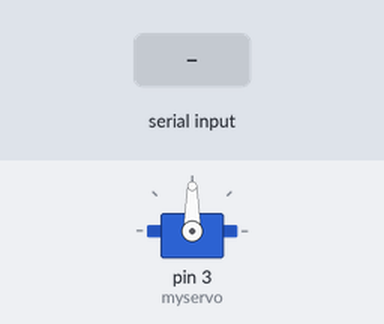
The sketch below on a simulated Arduino Uno, built with avr-gcc and run on an emulated ATmega328P. Parts: servo. The test bench sets the inputs (shaded band).

Above: at 1.2 s.
1.3 s: "S,45\n" received over Serial
At 2.7 s:
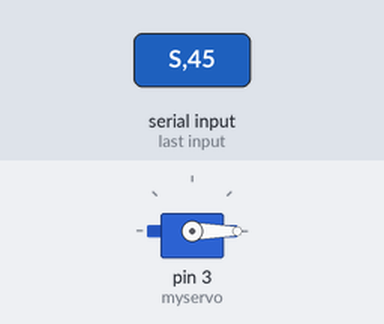
3.8 s: "S90\n" received over Serial
At 5.7 s:
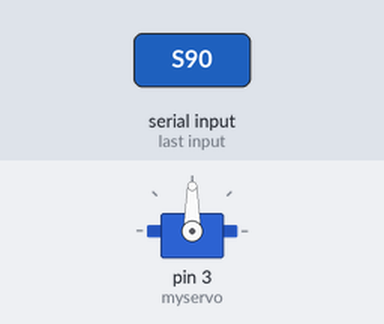
6.3 s: "S\n" received over Serial
At 7.6 s:
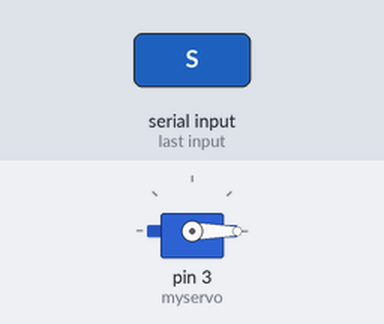
Timing chart, 0 to 9.3 s (numbered marks = the images above; inputs shaded):
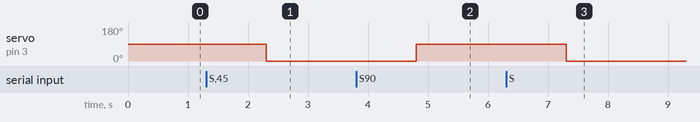

The sketch:

sketch_170710ServoSerial.ino
```cpp
/*
  Controlling a servo position using a potentiometer (variable resistor)
  by Michal Rinott <http://people.interaction-ivrea.it/m.rinott>

  modified on 8 Nov 2013
  by Scott Fitzgerald
  http://www.arduino.cc/en/Tutorial/Knob
*/

#include <Servo.h>

Servo myservo;  // create servo object to control a servo

int potpin = 0;  // analog pin used to connect the potentiometer
int val;    // variable to read the value from the analog pin

void setup() {
  myservo.attach(3);  // attaches the servo on pin 9 to the servo object
  Serial.begin(9600);
}

void loop() {
  if (Serial.available() > 0) {
    String inputStr = Serial.readStringUntil("\n");
    if (inputStr.charAt(0) == 'S') {
      val = inputStr.substring(1, 4).toInt();
      val = constrain(val, 0, 180);     // scale it to use it with the servo (value between 0 and 180)
      myservo.write(val);                  // sets the servo position according to the scaled value
    }
  }
}
```

Measured:
- after the input at 1.3 s, servo on pin 3 (myservo): 90° → 0° after 1.0 s
- after the input at 3.8 s, servo on pin 3 (myservo): 0° → 90° after 1.0 s
- after the input at 6.3 s, servo on pin 3 (myservo): 90° → 0° after 1.0 s
